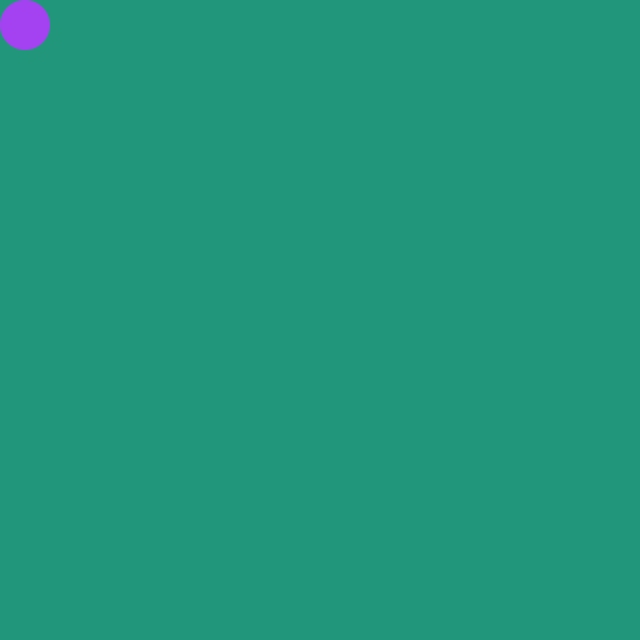
Frame 1 (no input)
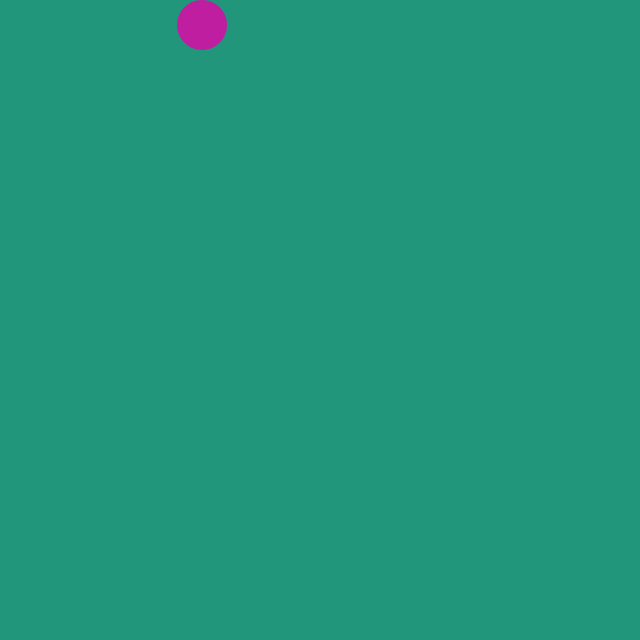
Frame 60 (the mouse pressed at the canvas centre just before this capture)
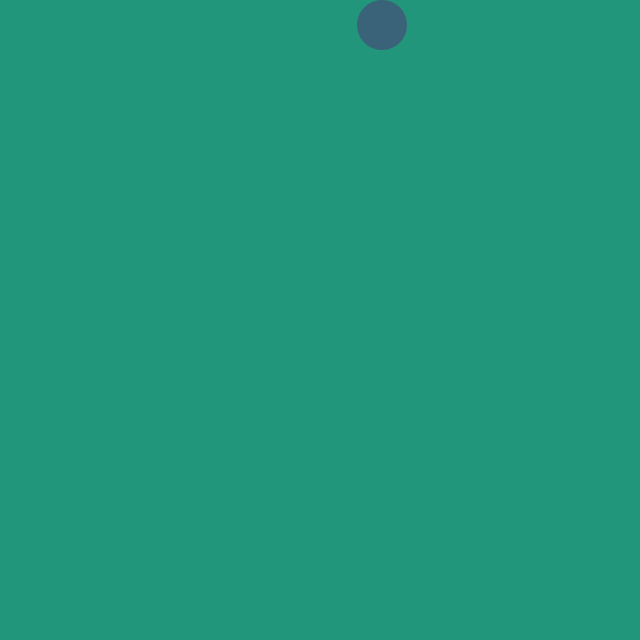
Frame 120 (the mouse held since frame 60 and released just before this capture)

The Processing sketch that drew these frames (run headless with seeded random() and noise(); from frame 60 on, the mouse is pressed at the canvas centre):

// Processing sketch: processing_5207
// ── processing_5207.pde

int x = 25; 
int y = 25;  
int speed = 3; 
int state = 0;  

  
void setup(){  
  size(640,640);  
  
}  
  
void draw() {  
  background (33,150,123);  
  int r = int(random(0,255));
  int g = int(random(0,255));
  int b = int(random(0,255));
  
  
 
noStroke();  
fill(r,g,b);  
ellipse(x,y,50,50);  
if(state == 0 ) {  
  x = x + speed;  
  if (x > width-25) {  
    x = width-25;  
    state = 1;  
    }  
} else if (state == 1) {  
  y = y + speed - 2;  
  x = x - speed + 1;  
  if (x < 25) {  
   y = 320;  
   x = 25;  
   state = 2;  
  }   
} else if (state == 2) {  
    x = x + speed;  
  if (x > width-50) {  
   y = 320;  
   x = 615;  
   state = 3;  
}  
} else if (state == 3) {  
  y = y + speed - 2;  
  x = x - speed + 1;  
  if (x < 25) {  
   y = 615;  
   x = 25;  
   state = 4;  
}  
} else if (state == 4) {  
    x = x + speed;  
  if (x > width-50) {  
   y = 615;  
   x = 615;  
   state = 5;  
}  
} else if (state == 5) {  
  x = 25;  
  y = 25;  
  state = 0;  
}  
}
void mousePressed() {
  background (33,150,123); 
if (mouseButton == LEFT)   {
  background(0);
}
}  
 
